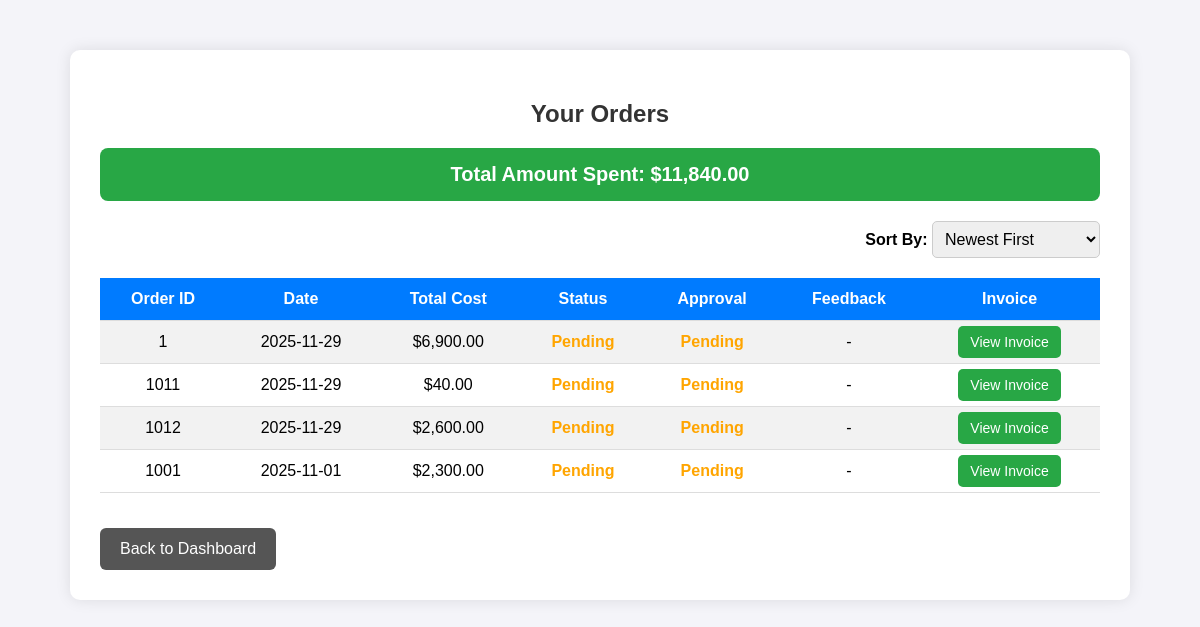
The app's page /track_orders.php (signed in) with its own data.
### tables this page shows
CREATE TABLE `orders` (
  `OrderID` int(11) NOT NULL,
  `CustomerID` int(11) DEFAULT NULL,
  `EmployeeID` int(11) DEFAULT NULL,
  `OrderDate` date DEFAULT NULL,
  `TotalOrderCost` decimal(10,2) DEFAULT NULL,
  `Status` varchar(20) NOT NULL DEFAULT 'Pending',
  `ApprovalStatus` varchar(20) DEFAULT 'Pending',
  `Feedback` text DEFAULT NULL,
  `ApprovedDate` datetime DEFAULT NULL
);

### track_orders.php (the view, shortened to what this page needs)
<?php
include 'config.php';
$customer_id = $_SESSION['UserID'];
$sort = "ORDER BY OrderDate DESC";
$query = "SELECT * FROM orders WHERE CustomerID = ? $sort";
$stmt = $conn->prepare($query);
$stmt->bind_param("i", $customer_id);
$stmt->execute();
$orders = $stmt->get_result();
$sum_query = $conn->prepare("SELECT SUM(TotalOrderCost) AS total_sum FROM orders WHERE CustomerID = ?");
$sum_query->bind_param("i", $customer_id);
$sum_query->execute();
$total_sum = $sum_query->get_result()->fetch_assoc()['total_sum'];
?>
<!DOCTYPE html>
<html lang="en">
<head>
</head>
<body>
<div class="container">
    <h2>Your Orders</h2>
    <div class="total-box">
        Total Amount Spent: $<?= number_format($total_sum ?? 0, 2); ?>
    </div>
    <div class="filter-box">
        <form method="GET">
            <label><strong>Sort By:</strong> </label>
            <select name="sort" onchange="this.form.submit()">
                <option value="date_new" <?= ($_GET['sort'] ?? '') == 'date_new' ? 'selected' : '' ?>>Newest First</option>
            </select>
        </form>
    </div>
    <table>
        <tr>
            <th>Order ID</th>
            <th>Date</th>
            <th>Total Cost</th>
            <th>Status</th>
            <th>Approval</th>
            <th>Feedback</th>
            <th>Invoice</th>
        </tr>
        <?php if(mysqli_num_rows($orders) > 0): ?>
            <?php while($o = mysqli_fetch_assoc($orders)): ?>
                <?php
                    $status_class = ($o['Status'] ?? "Pending") == "Completed" ? "status-completed" : "status-pending";
                    $approval_class = $o['ApprovalStatus'] == "approved" ? "status-approved" : ($o['ApprovalStatus'] == "rejected" ? "status-rejected" : "status-pending");
                ?>
                <tr>
                    <td><?= $o['OrderID']; ?></td>
                    <td><?= $o['OrderDate']; ?></td>
                    <td>$<?= number_format($o['TotalOrderCost'],2); ?></td>
                    <td class="<?= $status_class; ?>"><?= $o['Status'] ?? "Pending"; ?></td>
                    <td class="<?= $approval_class; ?>"><?= ucfirst($o['ApprovalStatus'] ?? "Pending"); ?></td>
                    <td>
                        <?php if(!empty($o['Feedback'])): ?>
                            <span class="feedback-notify"><?= htmlspecialchars($o['Feedback']); ?></span>
                        <?php else: ?>
                            -
                        <?php endif; ?>
                    </td>
                    <td>
                        <a href="sales_report.php?order=<?= $o['OrderID']; ?>" class="btn-small">View Invoice</a>
                    </td>
                </tr>
            <?php endwhile; ?>
        <?php else: ?>
            <tr><td colspan="7" style="color:red; font-weight:bold;">No orders found.</td></tr>
        <?php endif; ?>
    </table>
    <a href="customer_dashboard.php" class="btn">Back to Dashboard</a>
</div>
</body>
</html>

### track_orders.php (style rules this page uses)
body { font-family: Arial, sans-serif; background: #f4f4f9; margin: 0; padding: 0; }
.container { max-width: 1000px; margin: 50px auto; background: #fff; padding: 30px; border-radius: 10px; box-shadow: 0 0 15px rgba(0,0,0,0.1); }
h2 { text-align: center; color: #333; margin-bottom: 20px; }
.total-box { background: #28a745; color: #fff; padding: 15px; text-align: center; font-size: 20px; border-radius: 8px; margin-bottom: 20px; font-weight: bold; }
.filter-box { text-align: right; margin-bottom: 20px; }
select { padding: 8px; border-radius: 5px; border: 1px solid #ccc; font-size: 16px; }
table { width: 100%; border-collapse: collapse; margin-bottom: 25px; }
th, td { padding: 12px; border-bottom: 1px solid #ddd; text-align: center; }
th { background: #007bff; color: white; }
tr:nth-child(even) { background: #f2f2f2; }
.btn-small { background: #28a745; padding: 8px 12px; text-decoration: none; color: white; border-radius: 5px; font-size: 14px; }
.status-pending { color: orange; font-weight:bold; }
.btn { display: inline-block; padding: 12px 20px; background: #555; color: #fff; text-decoration: none; border-radius: 6px; transition: 0.3s; margin-top: 10px; text-align: center; }

### records on screen
orders: OrderID "1", OrderDate "2025-11-29", TotalOrderCost "6,900.00", Status "Pending", ApprovalStatus "Pending"
orders: OrderID "1011", OrderDate "2025-11-29", TotalOrderCost "40.00", Status "Pending", ApprovalStatus "Pending"
orders: OrderID "1012", OrderDate "2025-11-29", TotalOrderCost "2,600.00", Status "Pending", ApprovalStatus "Pending"
orders: OrderID "1001", OrderDate "2025-11-01", TotalOrderCost "2,300.00", Status "Pending", ApprovalStatus "Pending"

### other values on screen
$total_sum "11,840.00"
